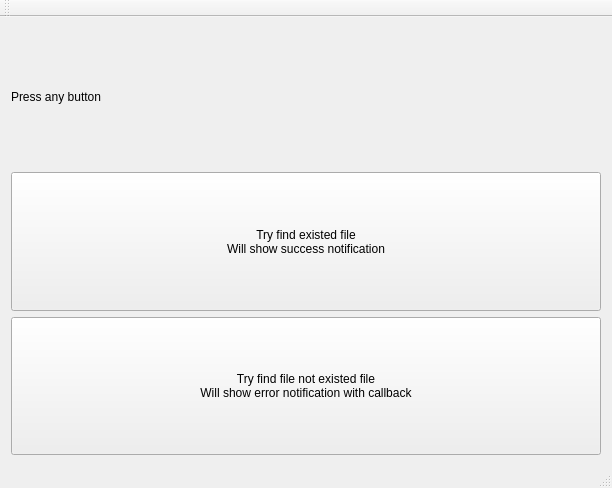
<?xml version="1.0" encoding="UTF-8"?>
<ui version="4.0">
 <class>MainWindow</class>
 <widget class="QMainWindow" name="MainWindow">
  <property name="geometry">
   <rect>
    <x>0</x>
    <y>0</y>
    <width>612</width>
    <height>488</height>
   </rect>
  </property>
  <property name="windowTitle">
   <string>MainWindow</string>
  </property>
  <widget class="QWidget" name="centralWidget">
   <layout class="QVBoxLayout" name="verticalLayout">
    <item>
     <widget class="QLabel" name="label">
      <property name="text">
       <string>Press any button</string>
      </property>
     </widget>
    </item>
    <item>
     <widget class="QPushButton" name="pushButton_success">
      <property name="sizePolicy">
       <sizepolicy hsizetype="Minimum" vsizetype="Preferred">
        <horstretch>0</horstretch>
        <verstretch>0</verstretch>
       </sizepolicy>
      </property>
      <property name="text">
       <string>Try find existed file
Will show success notification</string>
      </property>
     </widget>
    </item>
    <item>
     <widget class="QPushButton" name="pushButton_error">
      <property name="sizePolicy">
       <sizepolicy hsizetype="Minimum" vsizetype="Preferred">
        <horstretch>0</horstretch>
        <verstretch>0</verstretch>
       </sizepolicy>
      </property>
      <property name="text">
       <string>Try find file not existed file
Will show error notification with callback</string>
      </property>
     </widget>
    </item>
   </layout>
  </widget>
  <widget class="QMenuBar" name="menuBar">
   <property name="geometry">
    <rect>
     <x>0</x>
     <y>0</y>
     <width>612</width>
     <height>22</height>
    </rect>
   </property>
  </widget>
  <widget class="QToolBar" name="mainToolBar">
   <attribute name="toolBarArea">
    <enum>TopToolBarArea</enum>
   </attribute>
   <attribute name="toolBarBreak">
    <bool>false</bool>
   </attribute>
  </widget>
  <widget class="QStatusBar" name="statusBar"/>
 </widget>
 <layoutdefault spacing="6" margin="11"/>
 <resources/>
 <connections/>
</ui>
